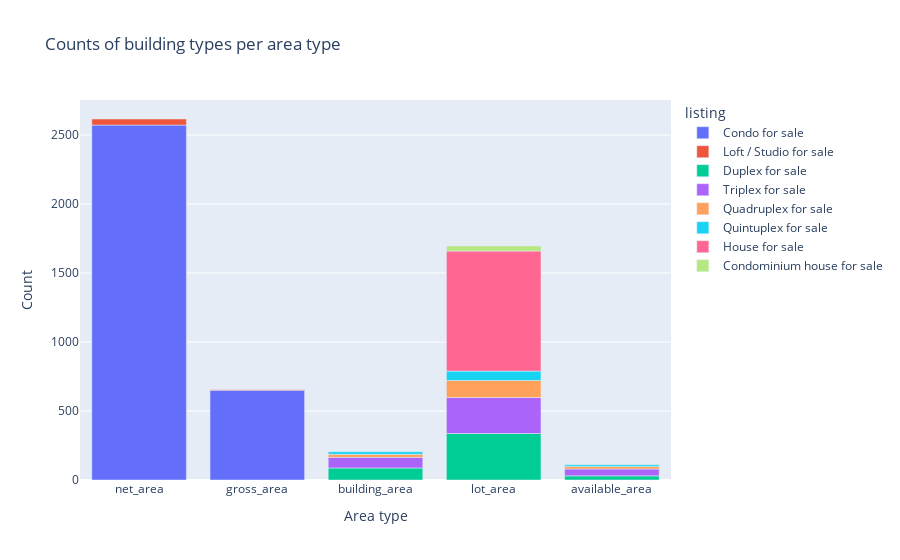

The notebook cell saved with this chart:
### Code cell
# Visualize
fig = px.bar(visualization_table, x="area_type", y="count", color="listing",\
    title="Counts of building types per area type",
    labels={'area_type': "Area type", "count": "Count"})
fig.show()

### Figure 1 — Plotly figure (JSON) as saved in the notebook; plotly's stock layout.template omitted (floating-point values rounded to 4 significant figures)
{"data": [{"alignmentgroup": "True", "hovertemplate": "listing=Condo for sale<br>Area type=%{x}<br>Count=%{y}<extra></extra>", "legendgroup": "Condo for sale", "marker": {"color": "#636efa"}, "name": "Condo for sale", "offsetgroup": "Condo for sale", "orientation": "v", "showlegend": true, "textposition": "auto", "type": "bar", "x": ["net_area", "gross_area"], "xaxis": "x", "y": [2572, 651], "yaxis": "y"}, {"alignmentgroup": "True", "hovertemplate": "listing=Loft / Studio for sale<br>Area type=%{x}<br>Count=%{y}<extra></extra>", "legendgroup": "Loft / Studio for sale", "marker": {"color": "#EF553B"}, "name": "Loft / Studio for sale", "offsetgroup": "Loft / Studio for sale", "orientation": "v", "showlegend": true, "textposition": "auto", "type": "bar", "x": ["net_area", "gross_area"], "xaxis": "x", "y": [44, 3], "yaxis": "y"}, {"alignmentgroup": "True", "hovertemplate": "listing=Duplex for sale<br>Area type=%{x}<br>Count=%{y}<extra></extra>", "legendgroup": "Duplex for sale", "marker": {"color": "#00cc96"}, "name": "Duplex for sale", "offsetgroup": "Duplex for sale", "orientation": "v", "showlegend": true, "textposition": "auto", "type": "bar", "x": ["building_area", "lot_area", "available_area"], "xaxis": "x", "y": [87, 337, 30], "yaxis": "y"}, {"alignmentgroup": "True", "hovertemplate": "listing=Triplex for sale<br>Area type=%{x}<br>Count=%{y}<extra></extra>", "legendgroup": "Triplex for sale", "marker": {"color": "#ab63fa"}, "name": "Triplex for sale", "offsetgroup": "Triplex for sale", "orientation": "v", "showlegend": true, "textposition": "auto", "type": "bar", "x": ["building_area", "lot_area", "available_area"], "xaxis": "x", "y": [77, 261, 50], "yaxis": "y"}, {"alignmentgroup": "True", "hovertemplate": "listing=Quadruplex for sale<br>Area type=%{x}<br>Count=%{y}<extra></extra>", "legendgroup": "Quadruplex for sale", "marker": {"color": "#FFA15A"}, "name": "Quadruplex for sale", "offsetgroup": "Quadruplex for sale", "orientation": "v", "showlegend": true, "textposition": "auto", "type": "bar", "x": ["building_area", "lot_area", "available_area"], "xaxis": "x", "y": [22, 123, 18], "yaxis": "y"}, {"alignmentgroup": "True", "hovertemplate": "listing=Quintuplex for sale<br>Area type=%{x}<br>Count=%{y}<extra></extra>", "legendgroup": "Quintuplex for sale", "marker": {"color": "#19d3f3"}, "name": "Quintuplex for sale", "offsetgroup": "Quintuplex for sale", "orientation": "v", "showlegend": true, "textposition": "auto", "type": "bar", "x": ["building_area", "lot_area", "available_area"], "xaxis": "x", "y": [19, 68, 12], "yaxis": "y"}, {"alignmentgroup": "True", "hovertemplate": "listing=House for sale<br>Area type=%{x}<br>Count=%{y}<extra></extra>", "legendgroup": "House for sale", "marker": {"color": "#FF6692"}, "name": "House for sale", "offsetgroup": "House for sale", "orientation": "v", "showlegend": true, "textposition": "auto", "type": "bar", "x": ["lot_area"], "xaxis": "x", "y": [870], "yaxis": "y"}, {"alignmentgroup": "True", "hovertemplate": "listing=Condominium house for sale<br>Area type=%{x}<br>Count=%{y}<extra></extra>", "legendgroup": "Condominium house for sale", "marker": {"color": "#B6E880"}, "name": "Condominium house for sale", "offsetgroup": "Condominium house for sale", "orientation": "v", "showlegend": true, "textposition": "auto", "type": "bar", "x": ["lot_area"], "xaxis": "x", "y": [37], "yaxis": "y"}], "layout": {"barmode": "relative", "legend": {"title": {"text": "listing"}, "tracegroupgap": 0}, "title": {"text": "Counts of building types per area type"}, "xaxis": {"anchor": "y", "domain": [0, 1], "title": {"text": "Area type"}}, "yaxis": {"anchor": "x", "domain": [0, 1], "title": {"text": "Count"}}}}
